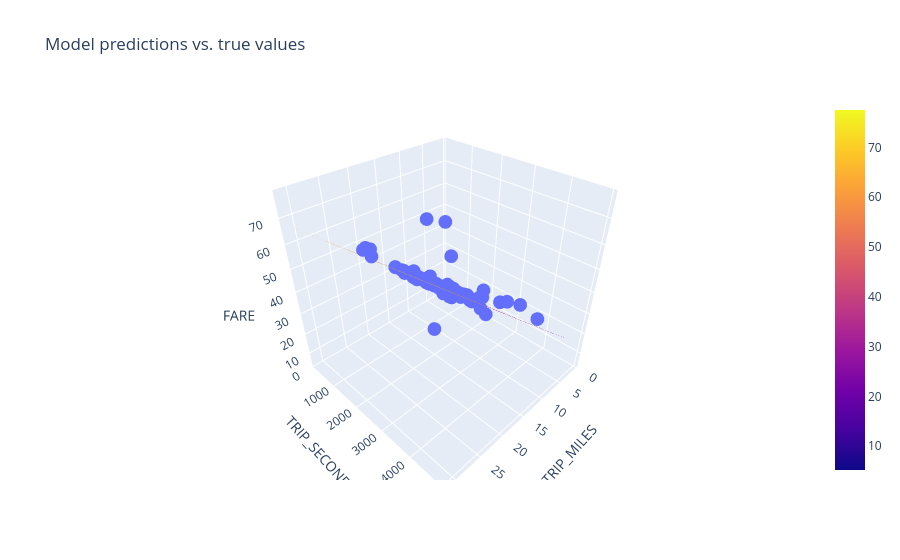

Notebook code for this chart:
### Code cell
settings_3 = ml_edu.experiment.ExperimentSettings(
    learning_rate = 0.001,
    number_epochs = 20,
    batch_size = 50,
    input_features = ['TRIP_MILES', 'TRIP_SECONDS']
)

# training_df['TRIP_MINUTES'] = training_df['TRIP_SECONDS']/60

metrics = [keras.metrics.RootMeanSquaredError(name='rmse')]

model_3 = create_model(settings_3, metrics)

experiment_3 = train_model('two_features', model_3, training_df, 'FARE', settings_3)

ml_edu.results.plot_experiment_metrics(experiment_3, ['rmse'])
ml_edu.results.plot_model_predictions(experiment_3, training_df, 'FARE')

### Figure 1 — Plotly figure (JSON) as saved in the notebook; plotly's stock layout.template omitted (floating-point values rounded to 4 significant figures; data arrays with more than 128 entries replaced by an {"elided": "..."} marker saying what was removed)
{"data": [{"hovertemplate": "TRIP_MILES=%{x}<br>TRIP_SECONDS=%{y}<br>FARE=%{z}<extra></extra>", "legendgroup": "", "marker": {"color": "#636efa", "symbol": "circle"}, "mode": "markers", "name": "", "scene": "scene", "showlegend": false, "type": "scatter3d", "x": {"elided": "200 float values"}, "y": {"elided": "200 int values"}, "z": {"elided": "200 float values"}}, {"name": "prediction", "opacity": 0.5, "type": "surface", "x": [0.56, 3.949, 7.338, 10.73, 14.12, 17.5, 20.89, 24.28, 27.67, 31.06], "y": [141.0, 674.4, 1208.0, 1741.0, 2275.0, 2808.0, 3342.0, 3875.0, 4409.0, 4942.0], "z": [[5.199, 12.06, 18.92, 25.78, 32.64, 39.5, 46.36, 53.22, 60.09, 66.95], [6.374, 13.23, 20.1, 26.96, 33.82, 40.68, 47.54, 54.4, 61.26, 68.12], [7.548, 14.41, 21.27, 28.13, 34.99, 41.85, 48.71, 55.57, 62.43, 69.3], [8.723, 15.58, 22.44, 29.31, 36.17, 43.03, 49.89, 56.75, 63.61, 70.47], [9.898, 16.76, 23.62, 30.48, 37.34, 44.2, 51.06, 57.92, 64.78, 71.64], [11.07, 17.93, 24.79, 31.65, 38.52, 45.38, 52.24, 59.1, 65.96, 72.82], [12.25, 19.11, 25.97, 32.83, 39.69, 46.55, 53.41, 60.27, 67.13, 73.99], [13.42, 20.28, 27.14, 34.0, 40.87, 47.73, 54.59, 61.45, 68.31, 75.17], [14.6, 21.46, 28.32, 35.18, 42.04, 48.9, 55.76, 62.62, 69.48, 76.34], [15.77, 22.63, 29.49, 36.35, 43.21, 50.08, 56.94, 63.8, 70.66, 77.52]]}], "layout": {"legend": {"tracegroupgap": 0}, "scene": {"domain": {"x": [0, 1], "y": [0, 1]}, "xaxis": {"title": {"text": "TRIP_MILES"}}, "yaxis": {"title": {"text": "TRIP_SECONDS"}}, "zaxis": {"title": {"text": "FARE"}}}, "title": {"text": "Model predictions vs. true values"}}}
